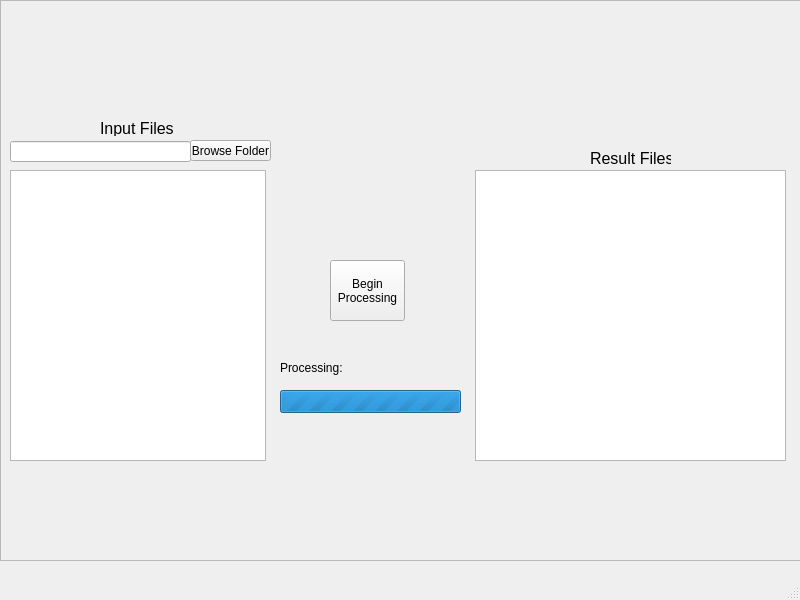
<?xml version="1.0" encoding="UTF-8"?>
<ui version="4.0">
 <class>MainWindow</class>
 <widget class="QMainWindow" name="MainWindow">
  <property name="geometry">
   <rect>
    <x>0</x>
    <y>0</y>
    <width>800</width>
    <height>600</height>
   </rect>
  </property>
  <property name="windowTitle">
   <string>MainWindow</string>
  </property>
  <widget class="QWidget" name="centralwidget">
   <widget class="QFrame" name="FileSelectionFrame">
    <property name="geometry">
     <rect>
      <x>0</x>
      <y>0</y>
      <width>801</width>
      <height>561</height>
     </rect>
    </property>
    <property name="frameShape">
     <enum>QFrame::StyledPanel</enum>
    </property>
    <property name="frameShadow">
     <enum>QFrame::Raised</enum>
    </property>
    <widget class="QListWidget" name="study_file_listview">
     <property name="geometry">
      <rect>
       <x>10</x>
       <y>170</y>
       <width>256</width>
       <height>291</height>
      </rect>
     </property>
    </widget>
    <widget class="QLineEdit" name="study_directory_input">
     <property name="geometry">
      <rect>
       <x>10</x>
       <y>141</y>
       <width>181</width>
       <height>21</height>
      </rect>
     </property>
    </widget>
    <widget class="QPushButton" name="study_directory_btn">
     <property name="geometry">
      <rect>
       <x>190</x>
       <y>140</y>
       <width>81</width>
       <height>21</height>
      </rect>
     </property>
     <property name="font">
      <font>
       <family>Segoe UI</family>
      </font>
     </property>
     <property name="text">
      <string>Browse Folder</string>
     </property>
    </widget>
    <widget class="QListWidget" name="study_file_listview_2">
     <property name="geometry">
      <rect>
       <x>475</x>
       <y>170</y>
       <width>311</width>
       <height>291</height>
      </rect>
     </property>
    </widget>
    <widget class="QLabel" name="study_input_directory_lbl">
     <property name="geometry">
      <rect>
       <x>100</x>
       <y>120</y>
       <width>81</width>
       <height>16</height>
      </rect>
     </property>
     <property name="font">
      <font>
       <family>Segoe UI</family>
       <pointsize>12</pointsize>
       <weight>50</weight>
       <bold>false</bold>
      </font>
     </property>
     <property name="text">
      <string>Input Files</string>
     </property>
    </widget>
    <widget class="QLabel" name="label">
     <property name="geometry">
      <rect>
       <x>590</x>
       <y>150</y>
       <width>81</width>
       <height>16</height>
      </rect>
     </property>
     <property name="font">
      <font>
       <family>Segoe UI</family>
       <pointsize>12</pointsize>
      </font>
     </property>
     <property name="text">
      <string>Result Files</string>
     </property>
    </widget>
    <widget class="QPushButton" name="run_nlp_btn">
     <property name="geometry">
      <rect>
       <x>330</x>
       <y>260</y>
       <width>75</width>
       <height>61</height>
      </rect>
     </property>
     <property name="text">
      <string>Begin 
Processing</string>
     </property>
    </widget>
    <widget class="QProgressBar" name="running_progress_bar">
     <property name="enabled">
      <bool>true</bool>
     </property>
     <property name="geometry">
      <rect>
       <x>280</x>
       <y>390</y>
       <width>181</width>
       <height>23</height>
      </rect>
     </property>
     <property name="maximum">
      <number>0</number>
     </property>
     <property name="value">
      <number>-1</number>
     </property>
     <property name="textVisible">
      <bool>false</bool>
     </property>
    </widget>
    <widget class="QLabel" name="status_lbl">
     <property name="geometry">
      <rect>
       <x>280</x>
       <y>360</y>
       <width>181</width>
       <height>16</height>
      </rect>
     </property>
     <property name="text">
      <string>Processing: </string>
     </property>
    </widget>
   </widget>
  </widget>
  <widget class="QMenuBar" name="menubar">
   <property name="geometry">
    <rect>
     <x>0</x>
     <y>0</y>
     <width>800</width>
     <height>22</height>
    </rect>
   </property>
  </widget>
  <widget class="QStatusBar" name="statusbar"/>
 </widget>
 <resources/>
 <connections/>
</ui>
